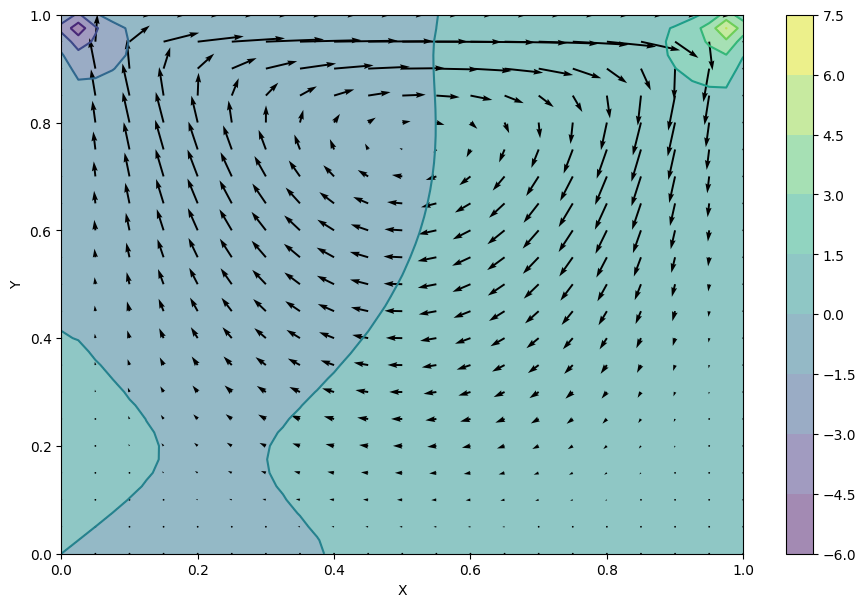

Source code (Python):
import numpy as np
import os

from matplotlib import pyplot, cm
from devito import Grid, TimeFunction, Function, Eq, solve, Operator, configuration, SubDomain, NODE, switchconfig, Constant
from devito.symbolics import retrieve_functions, INT

from devito.petsc import petscsolve, EssentialBC
from devito.petsc.initialize import PetscInitialize
configuration['compiler'] = 'custom'
os.environ['CC'] = 'mpicc'


PetscInitialize()

######## using a predictor corrector approach (EXPLICIT time stepping for momentum equations)
######### using Kim & Moin paper 1985
# https://pdf.sciencedirectassets.com/272570/1-s2.0-S0021999100X02513/1-s2.0-0021999185901482/main.pdf?X-Amz-Security-Token=IQoJb3JpZ2luX2VjEGsaCXVzLWVhc3QtMSJGMEQCIBS1F7mGptLOMbJ6PunezwOAjZYzhWrZuMY%2B8lzItRNMAiAGFG%2FEVxQoL1h%2BBvzDij%2Bv14K7ycj6ZxBVeOeuxf8izyqyBQgzEAUaDDA1OTAwMzU0Njg2NSIMNMMwndYgdsGt%2FCfzKo8FQACH4ZJmbQo32vbvrQn6sTRdUTCazmZnmy3RUDkBoMP6u5O8EndwsFvmZ3njNpCReNgu%2F7WWGcDcxzdJLS50DstxG7Ul2LjZJxTWZ%2FoTow6yOdlPgbwgCXeMXLWnridULXEg%2BHp%2BL8HnW43%2BRXBIg5sH%2B2Q7p85mIIGtjI8xZxzcZSNQdw2GYJQ%2FxScu%2FH5dv1LEgeqtaJo50CzNUDVAFJiYQyfnn2SqHDs86GwTKaZnNjI3KyDf8GBAHeuHJv1CSgC6y7p3r0QAyQzB28jwp%2BHL6BoTo6Y8XC4NZCRHcLyucetWSPJZ%2BNh56PtXErzjzUiQtOJr%2BLQhNMFXUsAwLpKv%2BgLFQqHhNXgb76hgrv5kGq3IgTvqRldgKSVTAxYF9i6Ac%2Bpc3k8Gdyp31%2BKmYc1qdLRl1gWxujliDlFjLubmva4CfCkGfINYtyqsgsY98Dz8uYR90%2Fe8Ys2%2FsfBQcgb%2FGCP15UQM6uC4Mz3P1UZ89ccfMIDLxo36SBzHXdO%2BaYXTsaxhAGqdB6qN%2BSwPZ81E8AlIhvlYTHRH9xzRS5v7YMZ010Ne0%2BRIysG28LZhvo36sNPtagDh%2BpdotIfo6hh0SsJM07Mn0xYwwRuKZcfnbuJ6kGkBWAlTM9GdIQOs5JchjcjvXRp%2B%2F%2FyhoeEd7tY4lOK7QQ52JPKIu%2FG4IPoFlHXMvDcIWiY4VPwG9KJpwOXT4hvmxBma3FSfeNow9dvAYo%2Bbt9LgDZM9QQQh9SWFuRlYfzdr5NazVeyHj5Z1yN0XofTWwjEoP7GMZrvZkTn%2F3MKE5TibD5V4Q%2BRtVCDOjtr1%2BL0FUHLD6t6aWLoYdaFxQFXulCiNX9sPUX5ePWMju6BpxHkjzZT3gqgtYjCAvfTNBjqyAaW1XqS2gtHvAzgbOHZ%2B07ql73%2B0k7UtAfA8ZIeO1EgGwVkcSw3nmgnc3sjw3qg8dRWE%2F5KmxEN2Yjx4j5qO4ZJB7VbugAkOlkzPhW%2B5WRSGOWg6nr3WtctxBYtAOKUBeOUmRg069ncsOIlk%2BfwqOKzg%2Bc9%2BpUyV6%2F0f3ZVQlPb7xRALBJQQk%2FKyC%2Bx6Z8J5inmovtflrhOL0Cvm1mNRaQpVclNDAGYSzpOUamdK%2FlJE%2FQE%3D&X-Amz-Algorithm=AWS4-HMAC-SHA256&X-Amz-Date=20260320T110721Z&X-Amz-SignedHeaders=host&X-Amz-Expires=300&X-Amz-Credential=ASIAQ3PHCVTYTXKHTLAE%2F20260320%2Fus-east-1%2Fs3%2Faws4_request&X-Amz-Signature=a4302a5660eef862d1845af92f4e5db2995cf0e523b59e15f99a3d72941f825a&hash=3fe0c26f74abb9f667c9d80ad4bf2664e1dd49869b1e0445ce629b1d60e03d53&host=68042c943591013ac2b2430a89b270f6af2c76d8dfd086a07176afe7c76c2c61&pii=0021999185901482&tid=spdf-8999359f-9965-4281-ad4e-09e6ad2782bf&sid=6631e4b18440084e6799914-00d95cf11814gxrqb&type=client&tsoh=d3d3LnNjaWVuY2VkaXJlY3QuY29t&rh=d3d3LnNjaWVuY2VkaXJlY3QuY29t&ua=02055c0a045455540c56&rr=9df440b17fc4631d&cc=gb
# paper is - Application of a fractional step method to incompressible Navier-Stokes equations, Kim & Moin 1985

# also closely linked to 'Computational fluid dynamics by example' textbook - biringen and chow


# using petsc for the momentum equations (still explicit) and the pressure solve

ny = 41
nx = 41


x_coord = np.linspace(0, 1, nx)
y_coord = np.linspace(0, 1, ny)


Y, X = np.meshgrid(x_coord, y_coord)

re = Constant(name='re', dtype=np.float64)
re.data = np.float64(10.)

dx = 1.0 / (nx - 1)                                                                                                                         
dt = 0.45 * dx**2 / (4 * (1/re.data))                                                                               
nt = int(2.0 / dt)
so = 2
    

# Use subdomains just for pressure field for now
class Sub1(SubDomain):
    name = 'sub1'
    def __init__(self, S_O):
        super().__init__()
        self.S_O = S_O

    def define(self, dimensions):
        x, y = dimensions
        return {x: ('left', 1), y: ('middle', ny-2, 1)}
    

class Sub2(SubDomain):
    name = 'sub2'
    def __init__(self, S_O):
        super().__init__()
        self.S_O = S_O

    def define(self, dimensions):
        x, y = dimensions
        return {x: ('middle', 1, 2), y: ('middle', ny-2, 1)}
    

class Sub3(SubDomain):
    name = 'sub3'
    def __init__(self, S_O):
        super().__init__()
        self.S_O = S_O

    def define(self, dimensions):
        x, y = dimensions
        return {x: ('middle', nx-2, 1), y: ('middle', ny-2, 1)}
    


class Sub4(SubDomain):
    name = 'sub4'
    def __init__(self, S_O):
        super().__init__()
        self.S_O = S_O

    def define(self, dimensions):
        x, y = dimensions
        return {x: ('left', 1), y: ('middle', 1, 2)}



class Sub5(SubDomain):
    name = 'sub5'
    def __init__(self, S_O):
        super().__init__()
        self.S_O = S_O

    def define(self, dimensions):
        x, y = dimensions
        return {x: ('middle', 1, 2), y: ('middle', 1, 2)}
    


class Sub6(SubDomain):
    name = 'sub6'
    def __init__(self, S_O):
        super().__init__()
        self.S_O = S_O

    def define(self, dimensions):
        x, y = dimensions
        return {x: ('middle', nx-2, 1), y: ('middle', 1, 2)}
    

class Sub7(SubDomain):
    name = 'sub7'
    def __init__(self, S_O):
        super().__init__()
        self.S_O = S_O

    def define(self, dimensions):
        x, y = dimensions
        return {x: ('left', 1), y: ('left', 1)}
    

class Sub8(SubDomain):
    name = 'sub8'
    def __init__(self, S_O):
        super().__init__()
        self.S_O = S_O

    def define(self, dimensions):
        x, y = dimensions
        return {x: ('middle', 1, 2), y: ('left', 1)}
    


class Sub9(SubDomain):
    name = 'sub9'
    def __init__(self, S_O):
        super().__init__()
        self.S_O = S_O

    def define(self, dimensions):
        x, y = dimensions
        return {x: ('middle', nx-2, 1), y: ('left', 1)}


class Sub10(SubDomain):
    name = 'sub10'
    def __init__(self, S_O):
        super().__init__()
        self.S_O = S_O

    def define(self, dimensions):
        x, y = dimensions
        return {x: x, y: ('right', 1)}
    

class Sub11(SubDomain):
    name = 'sub11'
    def __init__(self, S_O):
        super().__init__()
        self.S_O = S_O

    def define(self, dimensions):
        x, y = dimensions
        return {x: ('right', 1), y: ('left', ny-1)}


class Sub12(SubDomain):
    name = 'sub12'
    def __init__(self, S_O):
        super().__init__()
        self.S_O = S_O

    def define(self, dimensions):
        x, y = dimensions
        return {x: ('middle', 1, 1), y: ('left', 1)}


class Sub13(SubDomain):
    name = 'sub13'
    def __init__(self, S_O):
        super().__init__()
        self.S_O = S_O

    def define(self, dimensions):
        x, y = dimensions
        return {x: ('middle', 1, 1), y: ('middle', ny-2, 1)}
    

class Sub14(SubDomain):
    name = 'sub14'
    def __init__(self, S_O):
        super().__init__()
        self.S_O = S_O

    def define(self, dimensions):
        x, y = dimensions
        return {x: ('left', 1), y: ('left', ny-1)}
    

class Sub15(SubDomain):
    name = 'sub15'
    def __init__(self, S_O):
        super().__init__()
        self.S_O = S_O

    def define(self, dimensions):
        x, y = dimensions
        return {x: ('middle', 1, 1), y: ('middle', 1, 2)}
    

class Sub16(SubDomain):
    name = 'sub16'
    def __init__(self, S_O):
        super().__init__()
        self.S_O = S_O

    def define(self, dimensions):
        x, y = dimensions
        return {x: ('middle', nx-2, 1), y: ('middle', 1, 1)}


class Sub17(SubDomain):
    name = 'sub17'
    def __init__(self, S_O):
        super().__init__()
        self.S_O = S_O

    def define(self, dimensions):
        x, y = dimensions
        return {x: ('middle', 1, 2), y: ('middle', 1, 1)}
    

class Sub18(SubDomain):
    name = 'sub18'
    def __init__(self, S_O):
        super().__init__()
        self.S_O = S_O

    def define(self, dimensions):
        x, y = dimensions
        return {x: ('left', nx-1), y: ('right', 1)}
    

class Sub19(SubDomain):
    name = 'sub19'
    def __init__(self, S_O):
        super().__init__()
        self.S_O = S_O

    def define(self, dimensions):
        x, y = dimensions
        return {x: ('left', nx-1), y: ('left', 1)}


class Sub20(SubDomain):
    name = 'sub20'
    def __init__(self, S_O):
        super().__init__()
        self.S_O = S_O

    def define(self, dimensions):
        x, y = dimensions
        return {x: ('left', 1), y: ('middle', 1, 1)}
    

class Sub21(SubDomain):
    name = 'sub21'
    def __init__(self, S_O):
        super().__init__()
        self.S_O = S_O

    def define(self, dimensions):
        x, y = dimensions
        return {x: ('right', 1), y: y}



def neumann_bottom(eq, t, subdomain):
    lhs, rhs = eq.evaluate.args

    # Functions present in stencil
    funcs = retrieve_functions(lhs-rhs)

    yind_target = t.indices[-1]

    mapper = {}
    for f in funcs:
        yind = f.indices[-1]
        if (yind - yind_target).as_coeff_Mul()[0] < 0:
            if f.name == 'p':
                mapper.update({f: f.subs({yind: yind_target})})
            if f.name == 'u':
                mapper.update({f: -f.subs({yind: yind_target})})

    return Eq(lhs.subs(mapper), rhs.subs(mapper), subdomain=subdomain)


def neumann_top(eq, t, subdomain):
    lhs, rhs = eq.evaluate.args

    # Functions present in stencil
    funcs = retrieve_functions(lhs-rhs)

    yind_target = t.indices[-1]

    mapper = {}
    for f in funcs:
        # Get the y index
        yind = f.indices[-1]
        # from IPython import embed; embed()
        if (yind - yind_target).as_coeff_Mul()[0] > 0:
            # Symmetric mirror: ghost maps to yind_target (last physical p-cell).
            # For staggered p at y+h_y/2 the top wall sits exactly at the midpoint
            # between yind_target and the ghost, so the Neumann mirror is yind_target.
            if f.name == 'p':
                mapper.update({f: f.subs({yind: yind_target})})

            if f.name == 'u':
                mapper.update({f: 2-f.subs({yind: yind_target})})

    return Eq(lhs.subs(mapper), rhs.subs(mapper), subdomain=subdomain)


def neumann_left(eq, t, subdomain):
    lhs, rhs = eq.evaluate.args

    # Functions present in stencil
    funcs = retrieve_functions(lhs-rhs)

    xind_target = t.indices[-2]

    mapper = {}
    for f in funcs:
        xind = f.indices[-2]
        if (xind - xind_target).as_coeff_Mul()[0] < 0:
            if f.name == 'p':
                mapper.update({f: f.subs({xind: xind_target})})

            if f.name == 'v':
                mapper.update({f: -f.subs({xind: xind_target})})

    return Eq(lhs.subs(mapper), rhs.subs(mapper), subdomain=subdomain)


def neumann_right(eq, t, subdomain):
    lhs, rhs = eq.evaluate.args

    # Functions present in stencil
    funcs = retrieve_functions(lhs-rhs)

    xind_target = t.indices[-2]

    mapper = {}
    for f in funcs:
        xind = f.indices[-2]
        if (xind - xind_target).as_coeff_Mul()[0] > 0:
            if f.name == 'p':
                mapper.update({f: f.subs({xind: xind_target})})

            if f.name == 'v':
                mapper.update({f: -f.subs({xind: xind_target})})

    return Eq(lhs.subs(mapper), rhs.subs(mapper), subdomain=subdomain)


sub1 = Sub1(so)
sub2 = Sub2(so)
sub3 = Sub3(so)
sub4 = Sub4(so)
sub5 = Sub5(so)
sub6 = Sub6(so)
sub7 = Sub7(so)
sub8 = Sub8(so)
sub9 = Sub9(so)
sub10 = Sub10(so)
sub11 = Sub11(so)
sub12 = Sub12(so)
sub13 = Sub13(so)
sub14 = Sub14(so)
sub15 = Sub15(so)
sub16 = Sub16(so)
sub17 = Sub17(so)
sub18 = Sub18(so)
sub19 = Sub19(so)
sub20 = Sub20(so)
sub21 = Sub21(so)

subdomains = (sub1, sub2, sub3, sub4, sub5, sub6, sub7, sub8, sub9, sub10, sub11, sub12, sub13, sub14, sub15, sub16, sub17, sub18, sub19, sub20, sub21)

grid = Grid(shape=(nx, ny), extent=(1, 1.), subdomains=subdomains, dtype=np.float64)
x, y = grid.dimensions
t = grid.stepping_dim


# Staggered MAC grid:
u = TimeFunction(name='u', grid=grid, space_order=2, staggered=y)
v = TimeFunction(name='v', grid=grid, space_order=2, staggered=x)
p = Function(name='p', grid=grid, space_order=2, staggered=(x, y))


# u-momentum:
eq_u_tent = Eq(u.dt + u*u.dxc + v*u.dyc, (1./re)*(u.dx2 + u.dy2), subdomain=grid.subdomains['sub15'])

# v-momentum:
eq_v_tent = Eq(v.dt + u*v.dxc + v*v.dyc, (1./re)*(v.dx2 + v.dy2), subdomain=grid.subdomains['sub17'])


# manual edit to x0 since using uf.dx and vf.dy alone does not seem to be correct? it seems to be left staggered?
ux_cc = u.forward.dx(x0=x + x.spacing/2)
vy_cc = v.forward.dy(x0=y + y.spacing/2)


eq_p = Eq(p.laplace, (1./dt)*(ux_cc+vy_cc), subdomain=grid.subdomains['sub5'])

# u BCs
bc_u_tent = [EssentialBC(u.forward, 0, subdomain=grid.subdomains['sub14'])] # left
bc_u_tent += [EssentialBC(u.forward, 0, subdomain=grid.subdomains['sub11'])] # right
# NOTE: don't acc need to modify these equations with the explicit scheme since I set them with bc_u_halo after
# but just setting it up this way since I THINK it may be needed for the implicit scheme
bc_u_tent += [neumann_bottom(eq_u_tent, u, subdomain=grid.subdomains['sub12'])] # bottom
bc_u_tent += [neumann_top(eq_u_tent, u, subdomain=grid.subdomains['sub13'])] # top


# This will be automated by the compiler
bc_tmp_u = TimeFunction(name='bc_tmp_u', grid=grid, space_order=2, staggered=y)
bc_u_tent += [EssentialBC(u.forward, bc_tmp_u, subdomain=grid.subdomains['sub10'], constrain=True)]


u_tent_solve = petscsolve([eq_u_tent]+bc_u_tent, u.forward, options_prefix='utent_solve', solver_parameters={'ksp_type': 'cg'})


# TODO: can you use subdomains instead of index notation to set the halo region here?
bc_u_halo = [Eq(u[t+1, x, ny-1], 2 - u[t+1, x, ny-2])]  # lid: u=1 at y=1
bc_u_halo += [Eq(u[t+1, x, -1], -u[t+1, x, 0])] # bottom


# v BCs
bc_v_tent = [EssentialBC(v.forward, 0, subdomain=grid.subdomains['sub18'])] # top
bc_v_tent += [EssentialBC(v.forward, 0, subdomain=grid.subdomains['sub19'])] # bottom
bc_v_tent += [neumann_left(eq_v_tent, v, subdomain=grid.subdomains['sub20'])] # left
bc_v_tent += [neumann_right(eq_v_tent, v, subdomain=grid.subdomains['sub16'])] # right


# This will be automated by the compiler
bc_tmp_v = TimeFunction(name='bc_tmp_v', grid=grid, space_order=2, staggered=y)
bc_v_tent += [EssentialBC(v.forward, bc_tmp_v, subdomain=grid.subdomains['sub21'], constrain=True)]

v_tent_solve = petscsolve([eq_v_tent]+bc_v_tent, v.forward, options_prefix='vtent_solve', solver_parameters={'ksp_type': 'cg'})


bc_v_halo = [Eq(v[t+1, nx-1, y], -v[t+1, nx-2, y])]
bc_v_halo += [Eq(v[t+1, -1, y], -v[t+1, 0, y])]


# p is at cell centres
bc_p = [neumann_left(neumann_top(eq_p, p, sub1), p, sub1)]
bc_p += [neumann_top(eq_p, p, sub2)]
bc_p += [neumann_right(neumann_top(eq_p, p, sub3), p, sub3)]
bc_p += [neumann_left(eq_p, p, sub4)]
bc_p += [neumann_right(eq_p, p, sub6)]
bc_p += [neumann_bottom(eq_p, p, sub8)]
bc_p += [neumann_right(neumann_bottom(eq_p, p, sub9), p, sub9)]

bc_tmp_p = Function(name='bc_tmp_p', grid=grid, space_order=2, staggered=(x, y))
bc_tmp_p.data[:] = 0.
bc_p += [EssentialBC(p, bc_tmp_p, subdomain=grid.subdomains['sub7'])] # pin pressure at corner


# These two will be automated in the compiler
bc_p += [EssentialBC(p, bc_tmp_p, subdomain=grid.subdomains['sub10'], constrain=True)]
bc_p += [EssentialBC(p, bc_tmp_p, subdomain=grid.subdomains['sub11'], constrain=True)]


# TODO: check symmetry of matrix before using CG..
pressure_solve = petscsolve([eq_p]+bc_p, p, options_prefix='pressure_solve', solver_parameters={'ksp_type': 'cg'})


# Velocity correction
update_u = Eq(u.forward, u.forward - dt*p.dx,
              subdomain=grid.subdomains['sub15'])

update_v = Eq(v.forward, v.forward - dt*p.dy,
              subdomain=grid.subdomains['sub17'])


bc_u = [EssentialBC(u.forward, 0, subdomain=grid.subdomains['sub14'])] # left
bc_u += [EssentialBC(u.forward, 0, subdomain=grid.subdomains['sub11'])] # right
# NOTE: don't acc need to modify these equations with the explicit scheme since I set them with bc_u_halo after
# but just setting it up this way since I THINK it may be needed for the implicit scheme
bc_u += [neumann_bottom(update_u, u, subdomain=grid.subdomains['sub12'])] # bottom
bc_u += [neumann_top(update_u, u, subdomain=grid.subdomains['sub13'])] # top


bc_v = [EssentialBC(v.forward, 0, subdomain=grid.subdomains['sub18'])] # top
bc_v += [EssentialBC(v.forward, 0, subdomain=grid.subdomains['sub19'])] # bottom
bc_v += [neumann_left(update_v, v, subdomain=grid.subdomains['sub20'])] # left
bc_v += [neumann_right(update_v, v, subdomain=grid.subdomains['sub16'])] # right


# from IPython import embed; embed()
exprs = [u_tent_solve] + bc_u_halo + [v_tent_solve] + bc_v_halo + [pressure_solve] + [update_u] + bc_u + bc_u_halo + [update_v] + bc_v + bc_v_halo

with switchconfig(language='petsc'):
    op = Operator(exprs)
    # print(op.ccode)
    op.apply(time_M=nt, dt=dt)


# Import u values at x=L/2 (table 6, column 2 rows 12-26) in Marchi et al.
Marchi_Re10_u = np.array([[0.0625, -3.85425800e-2],
                          [0.125,  -6.96238561e-2],
                          [0.1875, -9.6983962e-2],
                          [0.25,   -1.22721979e-1],
                          [0.3125, -1.47636199e-1],
                          [0.375,  -1.71260757e-1],
                          [0.4375, -1.91677043e-1],
                          [0.5,    -2.05164738e-1],
                          [0.5625, -2.05770198e-1],
                          [0.625,  -1.84928116e-1],
                          [0.6875, -1.313892353e-1],
                          [0.75,   -3.1879308e-2],
                          [0.8125,  1.26912095e-1],
                          [0.875,   3.54430364e-1],
                          [0.9375,  6.50529292e-1]])
# Import v values at y=L/2 (table 6, column 2 rows 27-41) in Marchi et al.
Marchi_Re10_v = np.array([[0.0625, 9.2970121e-2],
                          [0.125,  1.52547843e-1],
                          [0.1875, 1.78781456e-1],
                          [0.25,   1.76415100e-1],
                          [0.3125, 1.52055820e-1],
                          [0.375,  1.121477612e-1],
                          [0.4375, 6.21048147e-2],
                          [0.5,    6.3603620e-3],
                          [0.5625,-5.10417285e-2],
                          [0.625, -1.056157259e-1],
                          [0.6875,-1.51622101e-1],
                          [0.75,  -1.81633561e-1],
                          [0.8125,-1.87021651e-1],
                          [0.875, -1.59898186e-1],
                          [0.9375,-9.6409942e-2]])

# run trivial operators to interpolate the staggered fields back onto original grid "nodes" for plotting and analysis

plotfunc_u = Function(name='plotfunc_u', grid=grid, space_order=2, staggered=NODE)
plotfunc_v = Function(name='plotfunc_v', grid=grid, space_order=2, staggered=NODE)
plotfunc_p = Function(name='plotfunc_p', grid=grid, space_order=2, staggered=NODE)

Operator(Eq(plotfunc_u, u))(time_M=0)
Operator(Eq(plotfunc_v, v))(time_M=0)
Operator(Eq(plotfunc_p, p))()


fig = pyplot.figure(figsize=(11, 7), dpi=100)
pyplot.contourf(X, Y, plotfunc_p.data[:], alpha=0.5, cmap=cm.viridis)
pyplot.colorbar()
pyplot.contour(X, Y, plotfunc_p.data[:], cmap=cm.viridis)
pyplot.quiver(X[::2, ::2], Y[::2, ::2], plotfunc_u.data[::2, ::2], plotfunc_v.data[::2, ::2])
pyplot.xlabel('X')
pyplot.ylabel('Y')
pyplot.savefig('07.png', dpi=100, bbox_inches='tight')
pyplot.show()

#NBVAL_IGNORE_OUTPUT
# Again, check results with Marchi et al 2009.
fig = pyplot.figure(figsize=(12, 6))
ax1 = fig.add_subplot(121)
ax1.plot(plotfunc_u.data[int(grid.shape[0]/2),:],y_coord[:])
ax1.plot(Marchi_Re10_u[:,1],Marchi_Re10_u[:,0],'ro')
ax1.set_xlabel('$u$')
ax1.set_ylabel('$y$')
ax1 = fig.add_subplot(122)
ax1.plot(x_coord[:],plotfunc_v.data[:,int(grid.shape[0]/2)])
ax1.plot(Marchi_Re10_v[:,0],Marchi_Re10_v[:,1],'ro')
ax1.set_xlabel('$x$')
ax1.set_ylabel('$v$')
pyplot.savefig('07_comparison.png', dpi=100, bbox_inches='tight')
pyplot.show()
